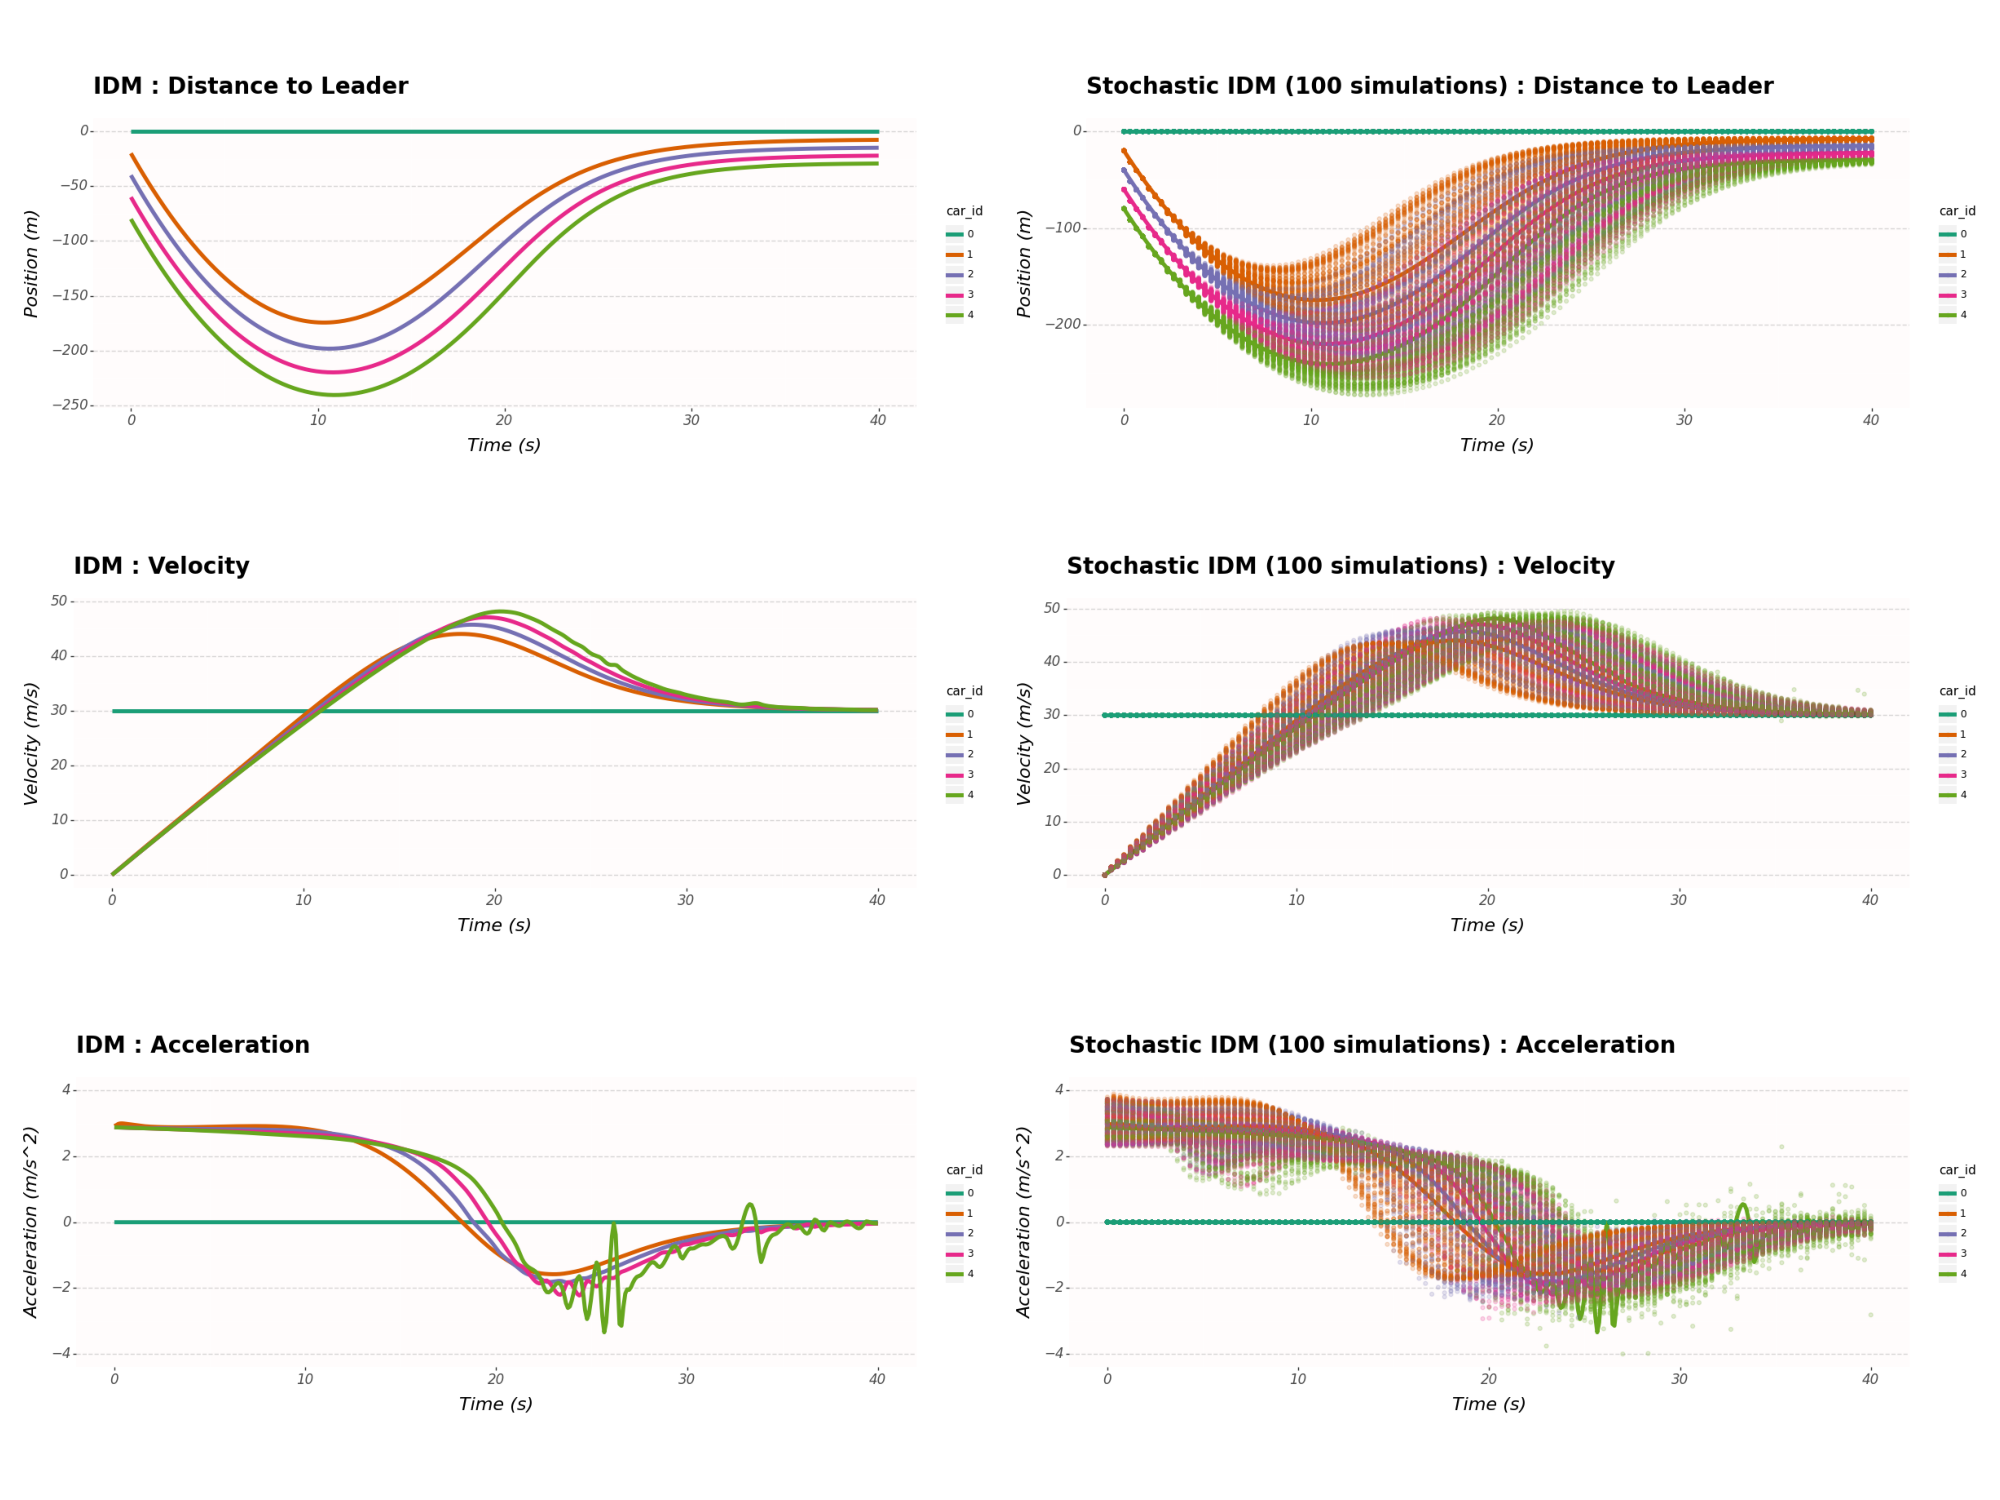

Source code (Python):
import numpy as np
import yaml
from scipy.integrate import solve_ivp
from data_types.data_types import IDMSimulation
from plotnine import aes, geom_line,geom_point ,labs
from utils.plots_conf import get_color


def read_idm_ode_parameters():
    
    with open("car_following/idm_parameters.yaml", 'r') as file:
        data = yaml.safe_load(file)['idm_parameters']
    v0_lead = data['v0_lead']
    v0_follow = data['v0_follow']
    T_base = data['T_base']
    s0 = data['s0']
    a_base = data['a_base']
    b = data['b']
    delta = data['delta']
    n_simulations = data['n_simulations']
    n_cars = data['n_cars']
    distance_vehicle = data['distance_vehicle']
    t_min = data['t_min']
    t_max = data['t_max']
    t_step = data['t_step']
    return v0_lead, v0_follow, T_base, s0, a_base, b, delta, n_simulations, n_cars,distance_vehicle,t_min,t_max,t_step

# Initial conditions for five vehicles: positions and velocities
def idm_initial_conditions(n_cars,distance_vehicle,v0_lead):
    x0 = np.zeros(n_cars * 2)
    for i in range(n_cars):
        x0[i*2] = -distance_vehicle - distance_vehicle * i  # initial position of the ith vehicle
        x0[(i*2)+1] = v0_lead * (i == 0)  # initial velocity of the ith vehicle (m/s)
    return x0

# IDM acceleration function with stochastic T and a
def acceleration(v, s,s0,delta ,delta_v, v0, T, a,b):
    s_star = s0 + v * T + v * delta_v / (2 * np.sqrt(a * b))
    return a * (1 - (v / v0) ** delta - (s_star / s) ** 2)

# IDM ODE system
def idm_ode(t, y, n_cars,s0,delta,v0_lead, v0_follow, b, T_base, a_base,stochastic, T_factors, a_factors):
    dydt = np.zeros_like(y)
    for i in range(n_cars):
        x_i = y[2 * i]
        v_i = y[2 * i + 1]
        if i == 0:
            s = 1000  # lead car (no car in front)
            delta_v = 0
            v0 = v0_lead
        else:
            x_front = y[2 * (i - 1)]
            v_front = y[2 * (i - 1) + 1]
            s = x_front - x_i  # gap to the car in front
            delta_v = v_i - v_front  # speed difference
            v0 = v0_follow
        # T = T_base * T_factors[i]*np.random.normal(1,0.2) if stochastic else T_base
        # a = a_base * a_factors[i]*np.random.normal(1,0.2) if stochastic else a_base
        T = T_base * T_factors[i] if stochastic else T_base
        a = a_base * a_factors[i] if stochastic else a_base
        a_i = acceleration(v_i, s,s0,delta ,delta_v, v0, T, a,b)
        dydt[2 * i] = v_i
        dydt[2 * i + 1] = a_i
    return dydt

# Running the simulations
def solve_idm(n_simulations,t_span,t_eval, x0 ,args):
    results = []
    n_cars = args[0]
    stochastic = args[-1]
    if not stochastic:
        n_simulations = 1
    for i in range(n_simulations):
        T_factors, a_factors = np.random.uniform(0.8, 1.3, n_cars),np.random.uniform(0.8, 1.3, n_cars)
        args = args + (T_factors, a_factors)
        sol = solve_ivp(idm_ode, t_span, x0, t_eval=t_eval, vectorized=True, args=(args))
        positions = sol.y[::2, :]
        velocities = sol.y[1::2, :]
        t = sol.t
        args = args[0:-2]
        for j in range(n_cars):
            y = np.column_stack((positions[j, :], velocities[j, :]))
            results.append(IDMSimulation(simulation_id=i, car_id=j, position=positions[j,:], velocity=velocities[j,:],t=t,y=y,stochastic=stochastic))
    return results

def solve_idm_bayesian(n_simulations,t_span,t_eval, x0 ,args):
    results = []
    n_cars = args[0]
    stochastic = args[-1]
    if not stochastic:
        n_simulations = 1
    for i in range(n_simulations):
        T_factors, a_factors = np.random.uniform(0.8, 1.3, n_cars),np.random.uniform(0.8, 1.3, n_cars)
        args = args + (T_factors, a_factors)
        sol = solve_ivp(idm_ode, t_span, x0, t_eval=t_eval, vectorized=True, args=(args))
        positions = sol.y[::2, :]
        velocities = sol.y[1::2, :]
        t = sol.t
        args = args[0:-2]
        for j in range(n_cars):
            y = np.column_stack((positions[j, :], velocities[j, :]))
            results.append(IDMSimulation(simulation_id=i, car_id=j, position=positions[j,:], velocity=velocities[j,:],t=t,y=y,stochastic=stochastic))
    return results




def find_accelerations(results):
    # Calculate the accelerations for each simulation
    for car in results:
        car.acceleration = np.gradient(car.velocity, car.t)   
    return results

# Plotting function
# # Plotting the results with each vehicle sharing colors across the simulations, excluding the first vehicle
def plot_idm_results(data):
    from utils.plots_conf import configure_plot, get_color
    import matplotlib.pyplot as plt
    from plotnine import ylim,facet_wrap,theme
    from matplotlib.backends.backend_agg import FigureCanvasAgg as FigureCanvas

    n_simulations = str(data['simulation_id'].astype(int).max()+1)
    data['car_id'] = data['car_id'].astype('category')
    data['t'] = data['t'].astype('float')
    
    for stochastic in data['stochastic'].unique():
        data_stochastic = data[data['stochastic'] == stochastic]
        for simulation in data_stochastic['simulation_id'].unique():
            data_simulation = data_stochastic[data_stochastic['simulation_id'] == simulation]
            for car in data_simulation['car_id'].unique():
                data_car = data_simulation[data_simulation['car_id'] == car]
                data_car['position'] = data_car['position'] - data_simulation[data_simulation['car_id']==0]['position']
                data.loc[(data['simulation_id'] == simulation) & (data['stochastic'] == stochastic) & (data['car_id'] == car), :] = data_car
    
    data_deterministic = data[data['stochastic'] == False]
    data_not_deterministic = data[(data['stochastic'] == True)]
    data_not_deterministic['t'] = (data_not_deterministic['t']*3).astype('int')
    data_not_deterministic = data_not_deterministic.drop_duplicates(subset=['t','car_id','simulation_id'], keep='first')
    data_not_deterministic['t'] = data_not_deterministic['t']/3
    
    
    position_plot = configure_plot()
    position_plot = position_plot + geom_line(data=data_deterministic,size=2, mapping=aes(x='t', y='position', color='car_id'),show_legend=True)+ theme(figure_size=(12, 5))
    position_plot = position_plot + labs(title='IDM : Distance to Leader', x='Time (s)', y='Position (m)')
    position_plot = get_color(position_plot)
    position_deterministic_plot = position_plot
    position_stochastic_plot = position_deterministic_plot + geom_point(data=data_not_deterministic,alpha=0.2 ,mapping=aes(x='t', y='position', color=('car_id')),show_legend=True)+labs(title='Stochastic IDM ('+n_simulations+' simulations) : Distance to Leader')
    
    velocity_plot = configure_plot()
    velocity_plot = velocity_plot + geom_line(data=data_deterministic,size=2, mapping=aes(x='t', y='velocity', color='car_id'))+ theme(figure_size=(12, 5))
    velocity_plot = get_color(velocity_plot)
    velocity_plot = velocity_plot + labs(title='IDM : Velocity', x='Time (s)', y='Velocity (m/s)')
    velocity_deterministic_plot = velocity_plot
    velocity_stochastic_plot = velocity_deterministic_plot + geom_point(data=data_not_deterministic,alpha=0.2 ,mapping=aes(x='t', y='velocity', color=('car_id')))+labs(title='Stochastic IDM ('+n_simulations+' simulations) : Velocity')
    
    acceleration_plot = configure_plot()
    acceleration_plot = acceleration_plot + geom_line(data=data_deterministic,size=2, mapping=aes(x='t', y='acceleration', color='car_id'))+ theme(figure_size=(12, 5))
    acceleration_plot = get_color(acceleration_plot)
    acceleration_plot = acceleration_plot + labs(title='IDM : Acceleration', x='Time (s)', y='Acceleration (m/s^2)')
    acceleration_plot = acceleration_plot + ylim(-4,4)
    acceleration_deterministic_plot = acceleration_plot
    acceleration_stochastic_plot = acceleration_deterministic_plot + geom_point(data=data_not_deterministic,alpha=0.2 ,mapping=aes(x='t', y='acceleration', color=('car_id')))+labs(title='Stochastic IDM ('+n_simulations+' simulations) : Acceleration')
    
    # List of plots
    plots = [position_deterministic_plot, position_stochastic_plot, velocity_deterministic_plot, velocity_stochastic_plot, acceleration_deterministic_plot, acceleration_stochastic_plot]

    # Create a 3x2 grid of subplots
    fig, axes = plt.subplots(3, 2, figsize=(20, 15), sharex='col', sharey='row')
    
    # Flatten the axes array for easy iteration
    axes = axes.flatten()

    # Render each plot to its respective axes
    for ax, plot in zip(axes, plots):
        # Create a FigureCanvas for each plot
        canvas = FigureCanvas(plot.draw())
        canvas.draw()
        renderer = canvas.get_renderer()
        ax.imshow(renderer.buffer_rgba())
        ax.axis('off')  # Optionally turn off the axis

    # Adjust layout
    plt.tight_layout()

    plt.savefig('./car_following/idm.png')
    # Show the plot
    # plt.show()
    # vehicle_colors = ['b', 'g', 'r', 'c']  # Only 4 colors needed for the following vehicles
    # for j in range(1, n_cars):
    #     for i in range(n_simulations):
    #         axes[0].plot(time, distances[i][j - 1, :], color=vehicle_colors[j - 1], alpha=0.7, label=f'Car {j+1}' if i == 0 else "")
    # axes[0].set_xlabel('Time (s)')
    # axes[0].set_ylabel('Distance to First Vehicle (m)')
    # axes[0].set_title('IDM Simulation: Distance to First Vehicle Over Time (First 40 seconds)')
    # axes[0].legend()
    # axes[0].grid()

    # # Velocity subplot
    # for j in range(1, n_cars):
    #     for i in range(n_simulations):
    #         axes[1].plot(time, velocities[i][j - 1, :], color=vehicle_colors[j - 1], alpha=0.7, label=f'Car {j+1}' if i == 0 else "")
    # axes[1].set_xlabel('Time (s)')
    # axes[1].set_ylabel('Velocity (m/s)')
    # axes[1].set_title('IDM Simulation: Velocities of Cars Over Time (First 40 seconds)')
    # axes[1].legend()
    # axes[1].grid()

    # # Acceleration subplot
    # for j in range(1, n_cars):
    #     for i in range(n_simulations):
    #         axes[2].plot(time, accelerations[i][j, :], color=vehicle_colors[j - 1], alpha=0.7, label=f'Car {j+1}' if i == 0 else "")
    # axes[2].set_xlabel('Time (s)')
    # axes[2].set_ylabel('Acceleration (m/s²)')
    # axes[2].set_title('IDM Simulation: Accelerations of Cars Over Time (First 40 seconds)')
    # axes[2].legend()
    # axes[2].grid()
    # return axes




# # Adjusting IDM parameters for 4 vehicles to achieve a tighter composition with different target speeds
# v0_lead = 30  # desired velocity for the leading vehicle (m/s)
# v0_follow = 60  # desired velocity for the following vehicles (m/s)
# T = 0.1  # desired time headway (s)
# s0 = 1  # minimum spacing (m)
# a = 3  # maximum acceleration (m/s^2)
# b = 5  # comfortable deceleration (m/s^2)
# delta = 4
# n_cars = 4
# def acceleration(v, s, delta_v, v0):
#     s_star = s0 + v * T + v * delta_v / (2 * np.sqrt(a * b))
#     return a * (1 - (v / v0) ** delta - (s_star / s) ** 2)

# # ODE system
# def idm_ode(t, y):
#     dydt = np.zeros_like(y)
#     for i in range(n_cars):
#         x_i = y[2 * i]
#         v_i = y[2 * i + 1]
#         if i == 0:
#             s = 1000  # lead car (no car in front)
#             delta_v = 0
#             v0 = v0_lead
#         else:
#             x_front = y[2 * (i - 1)]
#             v_front = y[2 * (i - 1) + 1]
#             s = x_front - x_i  # gap to the car in front
#             delta_v = v_i - v_front  # speed difference
#             v0 = v0_follow
#         a_i = acceleration(v_i, s, delta_v, v0)
#         dydt[2 * i] = v_i
#         dydt[2 * i + 1] = a_i
#     return dydt
